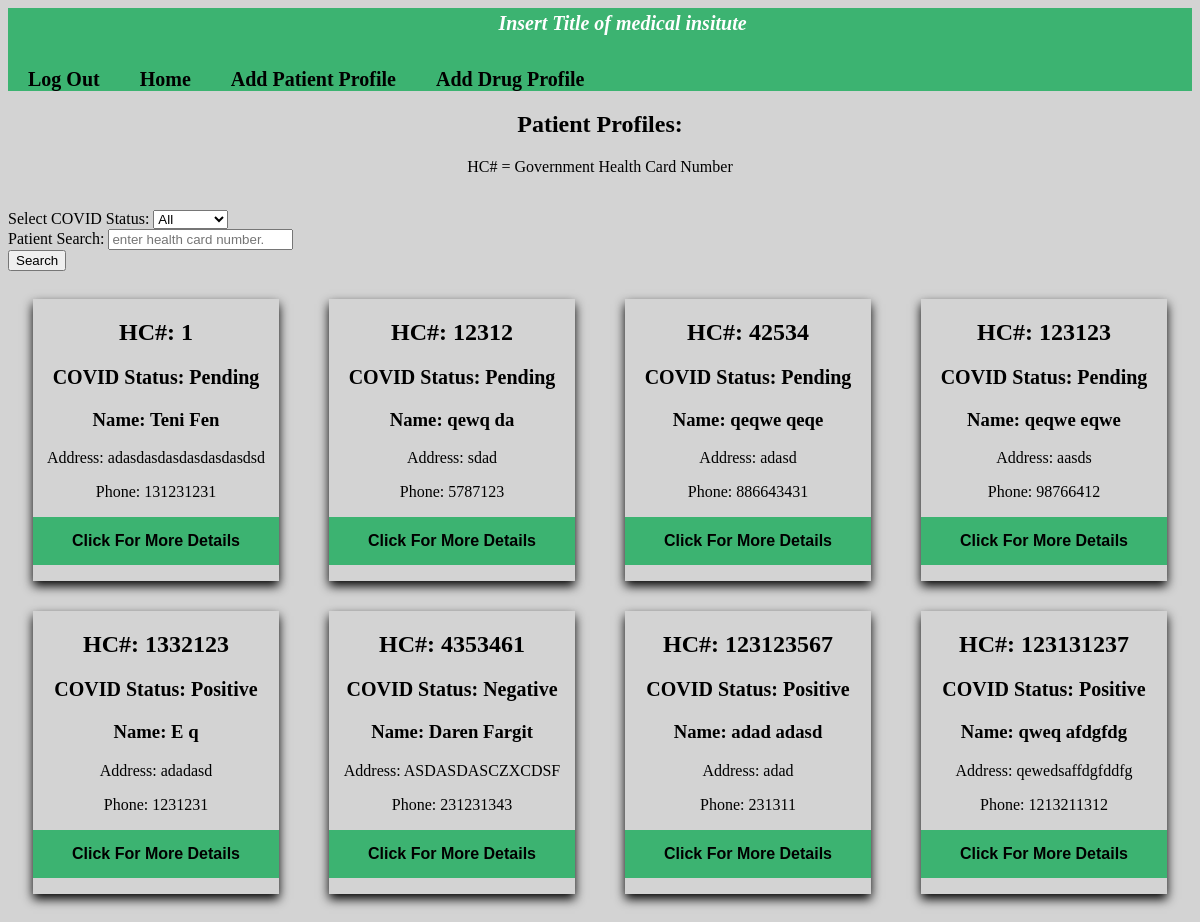
Page /Med-System/patientSearch.php (signed in) on the committed database.
### tables this page shows
CREATE TABLE `patient_profile` (
  `Gov_HealthCard_Num` int(11) NOT NULL,
  `First_Name` varchar(56),
  `Last_Name` varchar(56),
  `COVID_Test_Result` varchar(56),
  `Weight` varchar(11),
  `Height` varchar(11),
  `Preferred_Language` varchar(56),
  `Sex` varchar(56),
  `Phone_Number` int(11),
  `Address` varchar(128),
  `Provider_Notes` varchar(256) DEFAULT NULL,
  `Email` varchar(128) DEFAULT NULL,
  `Day_Of_Birth` varchar(128),
  `UserID` int(11) NOT NULL
);

### Med-System/patientSearch.php (the view, shortened to what this page needs)
<?php
    include("connections.php");
?>
<!DOCTYPE html>
<html>
    <head>
        <link rel="stylesheet" type="text/css" href="style.css">
    </head>
    <body>
        <div class="titleClass">
            <h1 class="title">Insert Title of medical insitute</h1>
        </div>
        <div class="navigationBar">
            <a href="LogOut.php">Log Out</a>
            <a href="index.php">Home</a>
            <a href="registerPatient.php">Add Patient Profile</a>
            <a href="registerDrug.php">Add Drug Profile</a>
        </div>
        <form method="post">
            <div>
                <h2><center>Patient Profiles: </center></h2>
                <p><center>HC# = Government Health Card Number</center></p>
                <br>
            </div>
            <div>
                <label>Select COVID Status:</label>
                <select name="covidstat">
                    <option value="All">All</option>
                </select>
            </div>
            <div>
                <label>Patient Search: </label>
                <input type="text" name ="searchfor" placeholder="enter health card number."/>
            </div>
            <div>
                <input type="submit" name="submit" value="Search"/>
            </div>
        </form>
        <br>
    <form method="post" action="">
        <?php
        if($covidStat == NULL){
            $covidStat = "All";
        }
        if($covidStat == "All"){
            $queryRes = "select * from patient_profile";
            $queryResult = mysqli_query($conn,$queryRes);
            if($patientSearch == NULL){
                if(mysqli_num_rows($queryResult) > 0){
                    ?>
                <div class = "rowResult">
                <?php
                    while($row = mysqli_fetch_assoc($queryResult)){
                ?>
                <div class="columnRes">
                        <div class="card">
                            <h2> <?php echo "HC#: ".$row['Gov_HealthCard_Num'];?> </h2>
                            <p class="nameText"> <?php echo "COVID Status: ".$row['COVID_Test_Result'];?> </p>
                            <h3> <?php echo "Name: ".$row['First_Name']." ".$row['Last_Name'];?></h3>
                            <p> <?php echo "Address: ".$row['Address']; ?> </p>
                            <p> <?php echo "Phone: ".$row['Phone_Number'];?> </p>
                            <p> <button type="submit" name="details" value="<?php echo "".$row['Gov_HealthCard_Num'];?>">Click For More Details</button> </p>
                        </div>
                </div>
                <?php
                }
                ?>
                </div>
                <?php
                }
                else {
                    echo "No Data in database about this category at the moment.";
                }
            }
        }
    ?>
    </form>
    </body>
</html>
<!DOCTYPE html>
<html>
</html>

### Med-System/style.css (style rules this page uses)
.title { color: white; font-size: 20px; text-align: center; margin: 0; float: center; line-height: 1.5; padding-left: 45px; text-align: center; font-style: italic; font: arial; font-weight: bold; }
.titleClass { width: 100%; height: 60px; background-color: mediumseagreen; }
body { background-color: lightgrey; }
.columnRes { float: left; width: 20%; padding-top: 0px; padding-bottom: 0px; padding-left: 25px; padding-right: 25px; }
.rowResult { margin: none; }
.rowResult:after { content: ""; display: table; clear: both; }
.card { max-width: 400px; margin: auto; text-align: center; box-shadow: 0px 8px 6px 0px; overflow: hidden; }
.nameText { color: black; font-weight: bold; font-size: 20px; }
.card button { border: none; padding: 15px; color: white; background-color: mediumseagreen; cursor: pointer; width: 100%; font-weight: bold; font-size: 16px; }
.navigationBar { background-color: mediumseagreen; overflow: hidden; text-align: center; color: white; }
.navigationBar a { float: left; padding-left: 20px; padding-right: 20px; text-decoration: none; font-size: 20px; font-weight: bold; color: black; }

### Med-System/patientSearch.php (style rules this page uses)
.title { color: white; font-size: 20px; text-align: center; margin: 0; float: center; line-height: 1.5; padding-left: 45px; text-align: center; font-style: italic; font: arial; font-weight: bold; }
.titleClass { width: 100%; height: 60px; background-color: mediumseagreen; }
body { background-color: lightgrey; }
.navigationBar { background-color: mediumseagreen; overflow: hidden; text-align: center; color: white; }
.navigationBar a { float: left; padding-left: 20px; padding-right: 20px; text-decoration: none; font-size: 20px; color: black; }
* { box-sizing: border-box; }
.columnRes { float: left; width: 25%; padding-top: 0px; padding-bottom: 0px; padding-left: 25px; padding-right: 25px; }
.rowResult { margin: 0,-5px; }
.rowResult:after { content: ""; display: table; clear: both; }
.card { max-width: 400px; margin-left: auto; margin-right: auto; margin-top: 10px; margin-bottom: 20px; text-align: center; box-shadow: 0px 5px 10px 0px; overflow: hidden; //position: relative; outline: none; }
.nameText { color: black; font-weight: bold; font-size: 20px; }
.card button { border: none; padding: 15px; color: black; outline: 0px; background-color: mediumseagreen; cursor: pointer; width: 100%; font-weight: bold; font-size: 16px; }

### rows in the picture
patient_profile: Gov_HealthCard_Num "1", COVID_Test_Result "Pending", First_Name "Teni", Last_Name "Fen", Address "adasdasdasdasdasdasdsd", Phone_Number "131231231"
patient_profile: Gov_HealthCard_Num "12312", COVID_Test_Result "Pending", First_Name "qewq", Last_Name "da", Address "sdad", Phone_Number "5787123"
patient_profile: Gov_HealthCard_Num "42534", COVID_Test_Result "Pending", First_Name "qeqwe", Last_Name "qeqe", Address "adasd", Phone_Number "886643431"
patient_profile: Gov_HealthCard_Num "123123", COVID_Test_Result "Pending", First_Name "qeqwe", Last_Name "eqwe", Address "aasds", Phone_Number "98766412"
patient_profile: Gov_HealthCard_Num "1332123", COVID_Test_Result "Positive", First_Name "E", Last_Name "q", Address "adadasd", Phone_Number "1231231"
patient_profile: Gov_HealthCard_Num "4353461", COVID_Test_Result "Negative", First_Name "Daren", Last_Name "Fargit", Address "ASDASDASCZXCDSF", Phone_Number "231231343"
patient_profile: Gov_HealthCard_Num "123123567", COVID_Test_Result "Positive", First_Name "adad", Last_Name "adasd", Address "adad", Phone_Number "231311"
patient_profile: Gov_HealthCard_Num "123131237", COVID_Test_Result "Positive", First_Name "qweq", Last_Name "afdgfdg", Address "qewedsaffdgfddfg", Phone_Number "1213211312"
